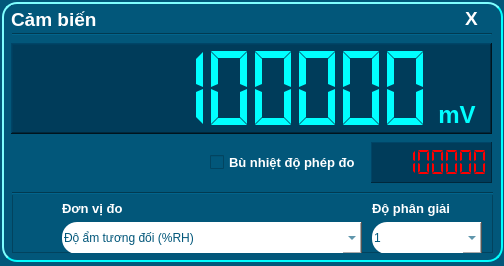
<?xml version="1.0" encoding="UTF-8"?>
<ui version="4.0">
 <class>WidSensorDisplayDigital</class>
 <widget class="QWidget" name="WidSensorDisplayDigital">
  <property name="windowModality">
   <enum>Qt::WindowModal</enum>
  </property>
  <property name="geometry">
   <rect>
    <x>0</x>
    <y>0</y>
    <width>504</width>
    <height>266</height>
   </rect>
  </property>
  <property name="windowTitle">
   <string>Form</string>
  </property>
  <property name="styleSheet">
   <string notr="true">QWidget{
background-color: rgb(2,87, 122);
}</string>
  </property>
  <widget class="QFrame" name="frame">
   <property name="geometry">
    <rect>
     <x>2</x>
     <y>2</y>
     <width>501</width>
     <height>260</height>
    </rect>
   </property>
   <property name="styleSheet">
    <string notr="true">QFrame#frame{
background-color: rgb(2,87, 122);
border: none;
border-color: rgb(0, 255, 255);
border-style: outset;
border-width: 2px;
border-radius: 15px;
}</string>
   </property>
   <property name="frameShape">
    <enum>QFrame::StyledPanel</enum>
   </property>
   <property name="frameShadow">
    <enum>QFrame::Raised</enum>
   </property>
   <widget class="Line" name="line_2">
    <property name="geometry">
     <rect>
      <x>10</x>
      <y>24</y>
      <width>480</width>
      <height>16</height>
     </rect>
    </property>
    <property name="orientation">
     <enum>Qt::Horizontal</enum>
    </property>
   </widget>
   <widget class="QToolButton" name="toolButton_cancel">
    <property name="geometry">
     <rect>
      <x>444</x>
      <y>4</y>
      <width>51</width>
      <height>25</height>
     </rect>
    </property>
    <property name="font">
     <font>
      <pointsize>14</pointsize>
      <bold>true</bold>
     </font>
    </property>
    <property name="styleSheet">
     <string notr="true">QToolButton{
color: rgb(255, 255, 255);
background-color: transparent;
border: none;
border-style: outset;
border-width: 0px;
border-radius: 5px;
}
QToolButton:hover{
background-color: rgb(25, 149, 173);
color: rgb(255, 255, 255);
}</string>
    </property>
    <property name="text">
     <string>X</string>
    </property>
   </widget>
   <widget class="QLCDNumber" name="lcdNumber_Value">
    <property name="geometry">
     <rect>
      <x>9</x>
      <y>41</y>
      <width>481</width>
      <height>91</height>
     </rect>
    </property>
    <property name="styleSheet">
     <string notr="true">background-color: rgb(0, 60, 90);
color: rgb(0, 255, 255);</string>
    </property>
    <property name="frameShape">
     <enum>QFrame::WinPanel</enum>
    </property>
    <property name="lineWidth">
     <number>1</number>
    </property>
    <property name="smallDecimalPoint">
     <bool>false</bool>
    </property>
    <property name="digitCount">
     <number>8</number>
    </property>
    <property name="mode">
     <enum>QLCDNumber::Dec</enum>
    </property>
    <property name="segmentStyle">
     <enum>QLCDNumber::Flat</enum>
    </property>
    <property name="value" stdset="0">
     <double>12345678.000000000000000</double>
    </property>
    <property name="intValue" stdset="0">
     <number>12345678</number>
    </property>
   </widget>
   <widget class="QLabel" name="label_Name">
    <property name="geometry">
     <rect>
      <x>9</x>
      <y>3</y>
      <width>431</width>
      <height>28</height>
     </rect>
    </property>
    <property name="font">
     <font>
      <family>Arial</family>
      <pointsize>14</pointsize>
      <bold>true</bold>
     </font>
    </property>
    <property name="styleSheet">
     <string notr="true">color: rgb(255, 255, 255);</string>
    </property>
    <property name="text">
     <string>Cảm biến</string>
    </property>
   </widget>
   <widget class="QLabel" name="label_UnitSymbol">
    <property name="geometry">
     <rect>
      <x>420</x>
      <y>100</y>
      <width>70</width>
      <height>26</height>
     </rect>
    </property>
    <property name="font">
     <font>
      <pointsize>18</pointsize>
      <bold>true</bold>
     </font>
    </property>
    <property name="styleSheet">
     <string notr="true">background-color: transparent;
color: rgb(0, 255, 255);</string>
    </property>
    <property name="text">
     <string>mV</string>
    </property>
    <property name="alignment">
     <set>Qt::AlignCenter</set>
    </property>
   </widget>
   <widget class="QLCDNumber" name="lcdNumber_temperature">
    <property name="geometry">
     <rect>
      <x>369</x>
      <y>140</y>
      <width>121</width>
      <height>41</height>
     </rect>
    </property>
    <property name="styleSheet">
     <string notr="true">color: rgb(255, 0, 0);
background-color: rgb(0, 60, 90);</string>
    </property>
    <property name="frameShape">
     <enum>QFrame::Panel</enum>
    </property>
    <property name="lineWidth">
     <number>1</number>
    </property>
    <property name="smallDecimalPoint">
     <bool>false</bool>
    </property>
    <property name="digitCount">
     <number>8</number>
    </property>
    <property name="segmentStyle">
     <enum>QLCDNumber::Flat</enum>
    </property>
    <property name="value" stdset="0">
     <double>12345678.000000000000000</double>
    </property>
    <property name="intValue" stdset="0">
     <number>12345678</number>
    </property>
   </widget>
   <widget class="QCheckBox" name="checkBox_tempature">
    <property name="geometry">
     <rect>
      <x>208</x>
      <y>150</y>
      <width>151</width>
      <height>21</height>
     </rect>
    </property>
    <property name="font">
     <font>
      <pointsize>10</pointsize>
      <bold>true</bold>
     </font>
    </property>
    <property name="styleSheet">
     <string notr="true">color: rgb(255, 255, 255);</string>
    </property>
    <property name="text">
     <string>Bù nhiệt độ phép đo</string>
    </property>
    <property name="iconSize">
     <size>
      <width>16</width>
      <height>16</height>
     </size>
    </property>
   </widget>
   <widget class="QFrame" name="frame_parameter">
    <property name="geometry">
     <rect>
      <x>10</x>
      <y>190</y>
      <width>481</width>
      <height>61</height>
     </rect>
    </property>
    <property name="styleSheet">
     <string notr="true">background-color: rgb(2,87, 122);</string>
    </property>
    <property name="frameShape">
     <enum>QFrame::StyledPanel</enum>
    </property>
    <property name="frameShadow">
     <enum>QFrame::Raised</enum>
    </property>
    <widget class="Line" name="line">
     <property name="geometry">
      <rect>
       <x>0</x>
       <y>0</y>
       <width>500</width>
       <height>3</height>
      </rect>
     </property>
     <property name="orientation">
      <enum>Qt::Horizontal</enum>
     </property>
    </widget>
    <widget class="QComboBox" name="comboBox_unit">
     <property name="geometry">
      <rect>
       <x>50</x>
       <y>30</y>
       <width>300</width>
       <height>32</height>
      </rect>
     </property>
     <property name="font">
      <font>
       <pointsize>10</pointsize>
       <italic>true</italic>
       <bold>true</bold>
      </font>
     </property>
     <property name="layoutDirection">
      <enum>Qt::LeftToRight</enum>
     </property>
     <property name="styleSheet">
      <string notr="true">QComboBox{
color: rgb(2, 87, 122);
background-color: rgb(255, 255, 255);
border: none;
border-style: outset;
border-width: 0px;
border-top-left-radius: 15px;
border-bottom-left-radius: 15px;
}

QComboBox::drop-down{
width: 20;
}
QComboBox:hover{
background-color: rgb(25, 149, 173);
color: rgb(255, 255, 255);
}</string>
     </property>
     <property name="editable">
      <bool>true</bool>
     </property>
     <item>
      <property name="text">
       <string>Độ ẩm tương đối (%RH)</string>
      </property>
     </item>
     <item>
      <property name="text">
       <string>Độ ẩm tuyệt đối (g/m3)</string>
      </property>
     </item>
    </widget>
    <widget class="QLabel" name="label_11">
     <property name="geometry">
      <rect>
       <x>50</x>
       <y>6</y>
       <width>71</width>
       <height>20</height>
      </rect>
     </property>
     <property name="font">
      <font>
       <pointsize>10</pointsize>
       <bold>true</bold>
      </font>
     </property>
     <property name="styleSheet">
      <string notr="true">color: rgb(255, 255, 255);</string>
     </property>
     <property name="text">
      <string>Đơn vị đo</string>
     </property>
    </widget>
    <widget class="QComboBox" name="comboBox_resolution">
     <property name="geometry">
      <rect>
       <x>360</x>
       <y>30</y>
       <width>110</width>
       <height>32</height>
      </rect>
     </property>
     <property name="font">
      <font>
       <pointsize>10</pointsize>
       <italic>true</italic>
       <bold>true</bold>
      </font>
     </property>
     <property name="layoutDirection">
      <enum>Qt::LeftToRight</enum>
     </property>
     <property name="styleSheet">
      <string notr="true">QComboBox{
color: rgb(2, 87, 122);
background-color: rgb(255, 255, 255);
border: none;
border-style: outset;
border-width: 0px;
border-top-left-radius: 15px;
border-bottom-left-radius: 15px;
}
QComboBox::drop-down{
width: 20;
}
QComboBox:hover{
background-color: rgb(25, 149, 173);
color: rgb(255, 255, 255);
}</string>
     </property>
     <property name="editable">
      <bool>true</bool>
     </property>
     <item>
      <property name="text">
       <string>1</string>
      </property>
     </item>
     <item>
      <property name="text">
       <string>0.1</string>
      </property>
     </item>
     <item>
      <property name="text">
       <string>0.01</string>
      </property>
     </item>
     <item>
      <property name="text">
       <string>0.001</string>
      </property>
     </item>
    </widget>
    <widget class="QLabel" name="label_12">
     <property name="geometry">
      <rect>
       <x>360</x>
       <y>6</y>
       <width>91</width>
       <height>21</height>
      </rect>
     </property>
     <property name="font">
      <font>
       <pointsize>10</pointsize>
       <bold>true</bold>
      </font>
     </property>
     <property name="styleSheet">
      <string notr="true">color: rgb(255, 255, 255);</string>
     </property>
     <property name="text">
      <string>Độ phân giải</string>
     </property>
    </widget>
   </widget>
  </widget>
 </widget>
 <tabstops>
  <tabstop>toolButton_cancel</tabstop>
 </tabstops>
 <resources/>
 <connections/>
</ui>
